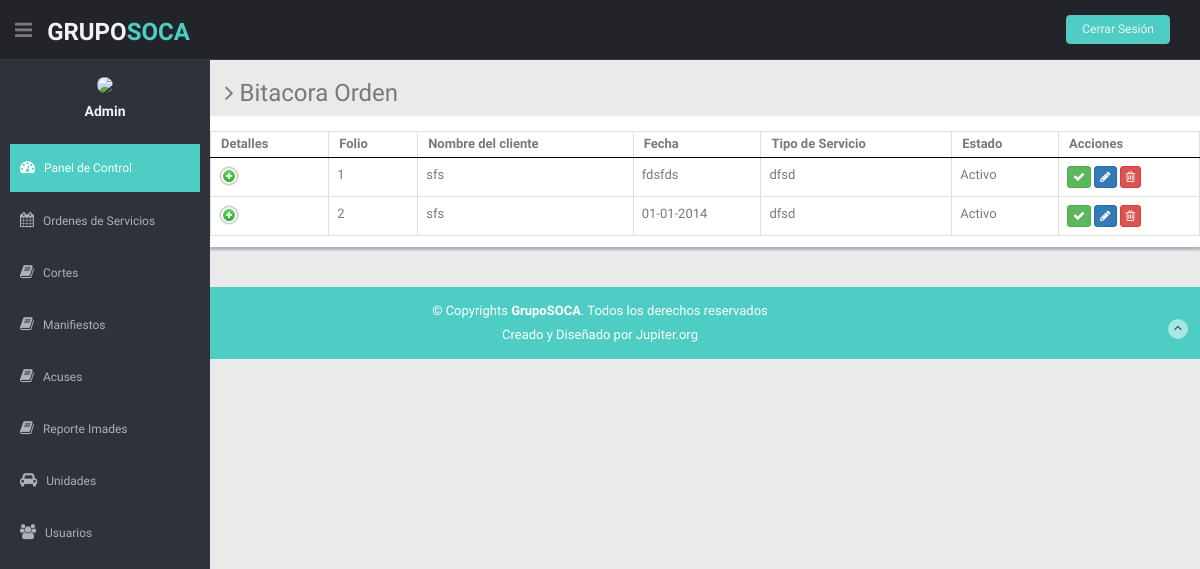
/Resoca/Admin/listar_orden.php, run on the app's committed database.
### tables this page shows
CREATE TABLE IF NOT EXISTS `ordenes` (
  `id` int(11) NOT NULL AUTO_INCREMENT,
  `cliente` varchar(75) NOT NULL,
  `encargado` varchar(75) NOT NULL,
  `cargo` varchar(75) NOT NULL,
  `servicio` varchar(75) NOT NULL,
  `fecha` varchar(15) NOT NULL,
  `cantidad` varchar(4) NOT NULL,
  `unidad` varchar(15) NOT NULL,
  `concepto` varchar(40) NOT NULL,
  `manifiesto` varchar(15) NOT NULL,
  `factura` varchar(15) NOT NULL,
  `unidadasig` varchar(25) NOT NULL,
  `estado` varchar(15) NOT NULL,
  `creado` timestamp NOT NULL DEFAULT current_timestamp(),
  PRIMARY KEY (`id`)
);

### Resoca/Admin/listar_orden.php (the view, shortened to what this page needs)
<?php
  $nombreServidor = "localhost";
  $nombreUsuario = "root";
  $passwordBaseDeDatos = "";
  $nombreBaseDeDatos = "resoca";
  $conexion = new mysqli($nombreServidor, $nombreUsuario, $passwordBaseDeDatos, $nombreBaseDeDatos);
?>
<!DOCTYPE html>
<html lang="en">
<head>
  <link href="lib/bootstrap/css/bootstrap.min.css" rel="stylesheet">
  <link href="lib/font-awesome/css/font-awesome.css" rel="stylesheet" />
  <link href="lib/advanced-datatable/css/demo_page.css" rel="stylesheet" />
  <link href="lib/advanced-datatable/css/demo_table.css" rel="stylesheet" />
  <link rel="stylesheet" href="lib/advanced-datatable/css/DT_bootstrap.css" />
  <link href="css/style.css" rel="stylesheet">
  <link href="css/style-responsive.css" rel="stylesheet">
</head>
<body>
  <section id="container">
    <header class="header black-bg">
      <div class="sidebar-toggle-box">
        <div class="fa fa-bars tooltips" data-placement="right" data-original-title="Toggle Navigation"></div>
      </div>
      <a href="index.html" class="logo"><b>Grupo<span>SOCA</span></b></a>
      <div class="top-menu">
        <ul class="nav pull-right top-menu">
          <li><a class="logout" href="login.html">Cerrar Sesión</a></li>
        </ul>
      </div>
    </header>
    <aside>
      <div id="sidebar" class="nav-collapse ">
        <ul class="sidebar-menu" id="nav-accordion">
          <p class="centered"><a href="profile.html"><img src="img/favicon.ico" class="img-circle" width="80"></a></p>
          <h5 class="centered">Admin</h5>
          <li class="mt">
            <a class="active" href="index.html">
              <i class="fa fa-dashboard"></i>
              <span>Panel de Control</span>
              </a>
          </li>
          <li class="sub-menu">
            <a href="javascript:;">
              <i class="fa fa-calendar"></i>
              <span>Ordenes de Servicios</span>
              </a>
          </li>
          <li class="sub-menu">
            <a href="javascript:;">
              <i class="fa fa-book"></i>
              <span>Cortes</span>
              </a>
          </li>
          <li class="sub-menu">
            <a href="javascript:;">
              <i class="fa fa-book"></i>
              <span>Manifiestos</span>
              </a>
          </li>
          <li class="sub-menu">
            <a href="javascript:;">
              <i class="fa fa-book"></i>
              <span>Acuses</span>
              </a>
          </li>
          <li class="sub-menu">
            <a href="javascript:;">
              <i class="fa fa-book"></i>
              <span>Reporte Imades</span>
              </a>
          </li>
          <li class="sub-menu">
            <a href="javascript:;">
              <i class="fa fa-car"></i>
              <span>Unidades</span>
              </a>
          </li>
          <li class="sub-menu">
            <a href="javascript:;">
              <i class="fa fa-group"></i>
              <span>Usuarios</span>
              </a>
          </li>
        </ul>
      </div>
    </aside>
    <section id="main-content">
      <section class="wrapper">
        <h3><i class="fa fa-angle-right"></i> Bitacora Orden</h3>
        <div class="row mb">
          <div class="content-panel">
            <div class="adv-table">
              <table cellpadding="0" cellspacing="0" border="0" class="display table table-bordered" id="hidden-table-info">
                <thead>
                  <tr>
                    <th>Detalles</th>
                    <th>Folio</th>
                    <th>Nombre del cliente</th>
                    <th class="hidden-phone">Fecha</th>
                    <th class="hidden-phone">Tipo de Servicio</th>
                    <th class="hidden-phone">Estado</th>
                    <th class="hidden-phone">Acciones</th>
                  </tr>
                </thead>
                <tbody>
                <?php
                    $sql="SELECT * FROM ordenes";
                    $resultado = $conexion->query($sql);
                    while ($mostrar=mysqli_fetch_array($resultado)) {
                  ?>
                  <tr >
                    <td><img src="lib/advanced-datatable/images/details_open.png"></td>
                    <td><?php echo $mostrar['id'] ?></td>
                    <td><?php echo $mostrar['cliente'] ?></td>
                    <td><?php echo $mostrar['fecha'] ?></td>
                    <td><?php echo $mostrar['servicio'] ?></td>
                    <td><?php echo $mostrar['estado'] ?></td>
                    <td>
                      <button class="btn btn-success btn-xs"><i class="fa fa-check"></i></button>
                      <button class="btn btn-primary btn-xs"><i class="fa fa-pencil"></i></button>
                      <button class="btn btn-danger btn-xs"><i class="fa fa-trash-o "></i></button>
                    </td>
                  </tr>
                  <?php
                    }
                 ?>
                </tbody>
              </table>
            </div>
          </div>
        </div>
      </section>
    </section>
    <footer class="site-footer">
      <div class="text-center">
        <p>
          &copy; Copyrights <strong>GrupoSOCA</strong>. Todos los derechos reservados
        </p>
        <div class="credits">
          Creado y Diseñado por Jupiter.org
        </div>
        <a href="index.html#" class="go-top">
          <i class="fa fa-angle-up"></i>
          </a>
      </div>
    </footer>
  </section>
</body>
</html>

### Resoca/Admin/css/style.css (style rules this page uses)
body { color: #797979; background: #eaeaea; font-family: 'Ruda', sans-serif; padding: 0px !important; margin: 0px !important; font-size:13px; }
ul li { list-style: none; }
a, a:hover, a:focus { text-decoration: none; outline: none; }
#container { width: 100%; height: 100%; }
.centered { text-align: center; }
.mt { margin-top: 25px; }
.mb { margin-bottom: 25px; }
ul.top-menu > li > .logout { color: #f2f2f2; font-size: 12px; border-radius: 4px; -webkit-border-radius: 4px; border: 1px solid #64c3c2 !important; padding: 5px 15px; margin-right: 15px; background: #4ECDC4; margin-top: 15px; }
#sidebar { width: 210px; height: 100%; position: fixed; background: #2f323a; }
#sidebar h5 { color: #f2f2f2; font-weight: 700; }
#sidebar ul li { position: relative; }
ul.sidebar-menu , ul.sidebar-menu li ul.sub { margin: -2px 0 0; padding: 0; }
ul.sidebar-menu { margin-top: 75px; }
ul.sidebar-menu li { margin-bottom: 5px; margin-left:10px; margin-right:10px; }
ul.sidebar-menu li.sub-menu { line-height: 15px; }
ul.sidebar-menu li a span { display: inline-block; }
ul.sidebar-menu li a { color: #aeb2b7; text-decoration: none; display: block; padding: 15px 0 15px 10px; font-size: 12px; outline: none; -webkit-transition: all 0.3s ease; -moz-transition: all 0.3s ease; -o-transition: all 0.3s ease; -ms-transition: all 0.3s ease; transition: all 0.3s ease; }
ul.sidebar-menu li a.active, ul.sidebar-menu li a:hover, ul.sidebar-menu li a:focus { background: #4ECDC4; color: #fff; display: block; -webkit-transition: all 0.3s ease; -moz-transition: all 0.3s ease; -o-transition: all 0.3s ease; -ms-transition: all 0.3s ease; transition: all 0.3s ease; }
ul.sidebar-menu li a i { font-size: 15px; padding-right: 6px; }
ul.sidebar-menu li a.active i { color: #fff; }
#main-content { margin-left: 210px; }
.header, .footer { min-height: 60px; padding: 0 15px; }
.header { position: fixed; left: 0; right: 0; z-index: 1002; }
.black-bg { background: #22242a; border-bottom: 1px solid #393d46; }
.wrapper { display: inline-block; margin-top: 60px; padding-left: 15px; padding-right: 15px; padding-bottom: 15px; padding-top: 0px; width: 100%; }
a.logo { font-size: 24px; color: #f2f2f2; float: left; margin-top: 15px; text-transform: uppercase; }
a.logo b { font-weight: 900; }
a.logo span { color: #4ECDC4; }
#top_menu .nav > li, ul.top-menu > li { float: left; }
ul.top-menu > li > a { color: #666666; font-size: 16px; border-radius: 4px; -webkit-border-radius: 4px; border:1px solid #666666 !important; padding: 2px 6px; margin-right: 15px; }
.sidebar-toggle-box { float: left; padding-right: 15px; margin-top: 20px; }
.sidebar-toggle-box .fa-bars { cursor: pointer; display: inline-block; font-size: 20px; }
.content-panel { background: #ffffff; box-shadow: 0px 3px 2px #aab2bd; padding-top: 15px; padding-bottom: 5px; }
.site-footer { background: #4ECDC4; color: #fff; padding: 15px 0; }
.site-footer p { margin-bottom: 5px; }
.credits, .credits a { color: #fff; }
.go-top { margin-right: 1%; margin-top: -25px; float: right; background: rgba(255,255,255,.5); width: 20px; height: 20px; border-radius: 50%; -webkit-border-radius: 50%; }
.go-top i { color: #2A3542; }

### data on the page
ordenes: id "1", cliente "sfs", fecha "fdsfds", servicio "dfsd", estado "Activo"
ordenes: id "2", cliente "sfs", fecha "01-01-2014", servicio "dfsd", estado "Activo"
